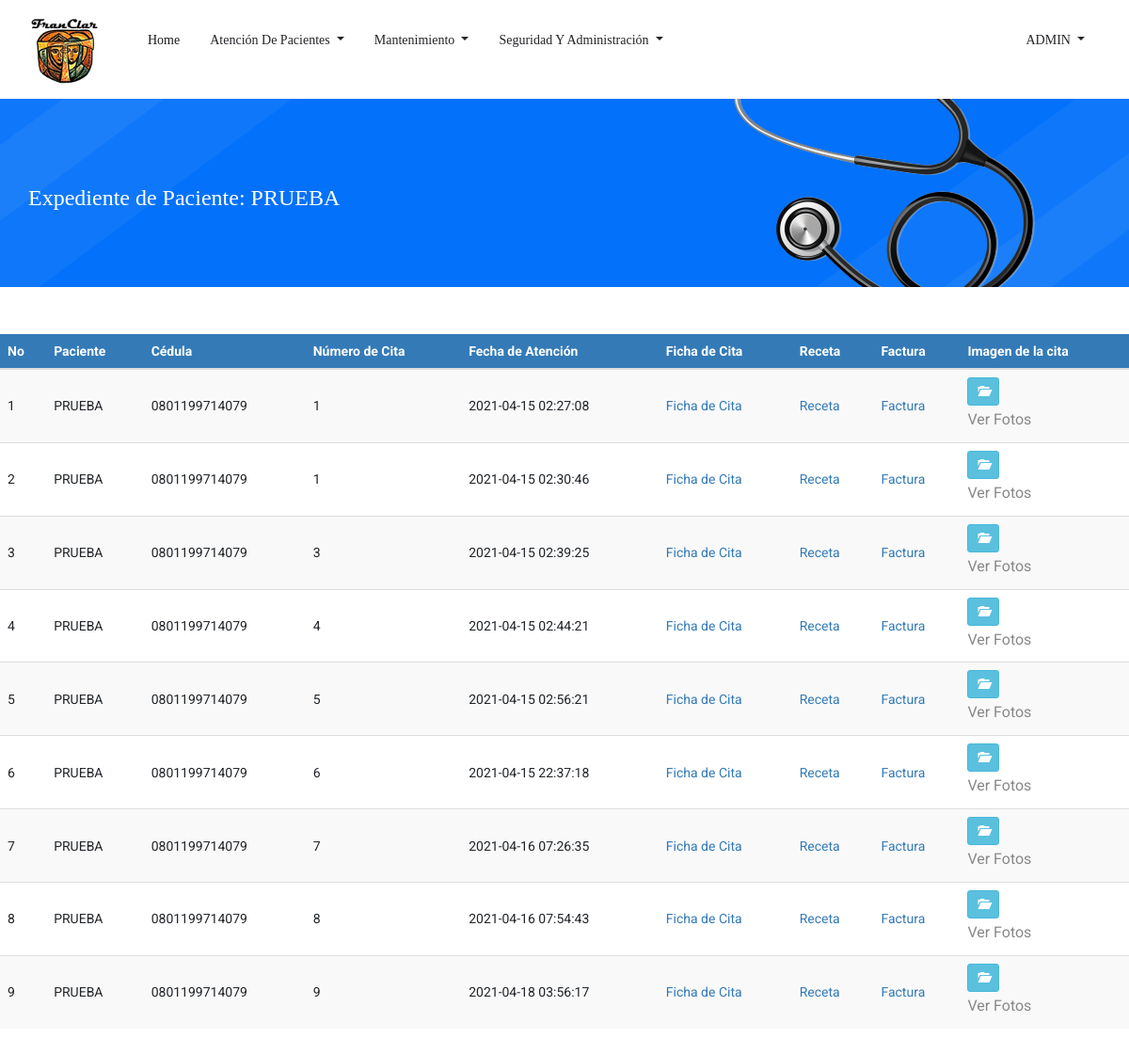
Before: /ver_expediente.php?nik=1 (signed in) with the older database file.
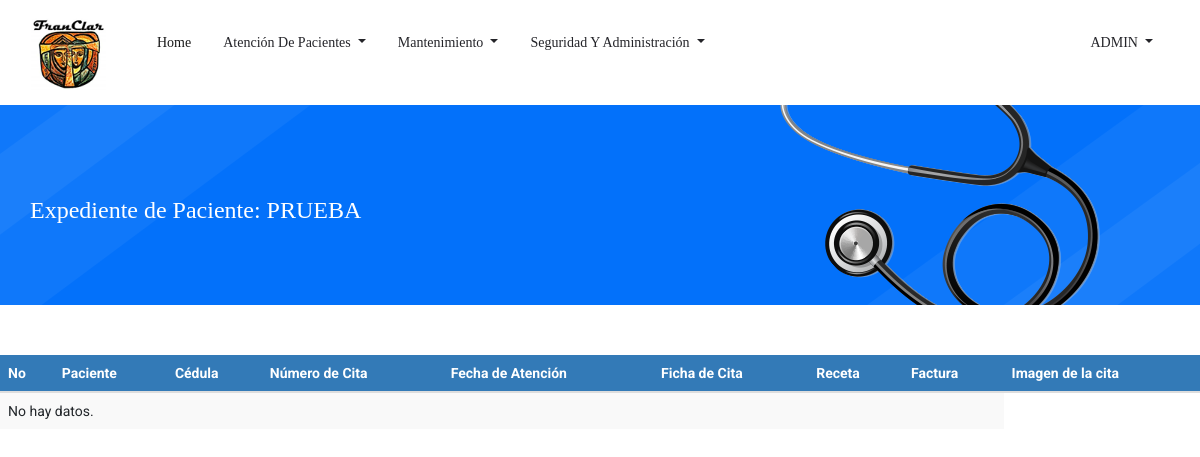
After: the same page with the newer database file.
### tables this page shows
CREATE TABLE `tbl_expediente` (
  `ID_expediente` bigint(3) NOT NULL,
  `ID_paciente` int(3) NOT NULL,
  `ID_Cita` bigint(3) NOT NULL,
  `Fec_atencion` timestamp NOT NULL DEFAULT current_timestamp(),
  `imagen` mediumblob DEFAULT NULL,
  `tipo_imagen` varchar(50) NOT NULL,
  `Usuario_crea` bigint(3) DEFAULT NULL,
  `Fec_crea` date DEFAULT NULL,
  `Usuario_modif` bigint(3) DEFAULT NULL,
  `Fec_modif` date DEFAULT NULL
);

CREATE TABLE `tbl_pacientes` (
  `ID_Paciente` int(3) NOT NULL,
  `ID_tipo_documento` int(11) NOT NULL,
  `cedula` varchar(20) NOT NULL,
  `ID_Sexo` int(1) NOT NULL,
  `ID_Est_Civil` int(3) NOT NULL,
  `ID_Tipo_Sangre` int(3) NOT NULL,
  `ID_Religion` int(3) NOT NULL,
  `Nom_Paciente` varchar(255) NOT NULL,
  `Fec_Nacimiento` date NOT NULL,
  `Edad` int(3) NOT NULL,
  `Dir_Paciente` varchar(255) NOT NULL,
  `Tel_Paciente` int(8) NOT NULL,
  `Cel_Paciente` int(8) NOT NULL,
  `Email` varchar(50) NOT NULL,
  `Contacto_Emergencia` varchar(40) NOT NULL,
  `ID_Parentesco` int(3) NOT NULL,
  `Tel_Emergencia` int(8) NOT NULL,
  `Cel_Emergencia` int(8) NOT NULL,
  `Antecedentes_Personales` varchar(500) DEFAULT NULL,
  `Antecedentes_Hospitalarios` varchar(500) DEFAULT NULL,
  `Antecedentes_Alergicos` varchar(500) DEFAULT NULL,
  `Antecedentes_Familiares` varchar(500) DEFAULT NULL,
  `Habitos` varchar(500) DEFAULT NULL,
  `Usuario_crea` bigint(3) DEFAULT NULL,
  `Fec_crea` date DEFAULT NULL,
  `Usuario_modif` bigint(3) DEFAULT NULL,
  `Fec_modif` date DEFAULT NULL
);

CREATE TABLE `tbl_citas` (
  `ID_Cita` bigint(3) NOT NULL,
  `ID_Paciente` int(3) NOT NULL,
  `ID_Usuario` bigint(3) NOT NULL,
  `ID_Empleado` int(3) NOT NULL,
  `ID_Especialidad` int(3) NOT NULL,
  `ID_Estado` int(3) NOT NULL,
  `Fec_Creacion` timestamp NOT NULL DEFAULT current_timestamp(),
  `Fec_Atencion` date NOT NULL,
  `Hora_Atencion` time NOT NULL,
  `Precio` int(5) NOT NULL,
  `Usuario_crea` bigint(3) DEFAULT NULL,
  `Fec_crea` date DEFAULT NULL,
  `Usuario_modif` bigint(3) DEFAULT NULL,
  `Fec_modif` date DEFAULT NULL
);

### ver_expediente.php (the view, shortened to what this page needs)
<!doctype html>
<html lang="es">
<?php
include 'head.php'
?>
<body>
    <?php
    include 'header.php';
    ?>
	<?php
	$nik = mysqli_real_escape_string($con,(strip_tags($_GET["nik"],ENT_QUOTES)));
	$sql = mysqli_query($con, "SELECT tbl_expediente.ID_expediente,
	tbl_pacientes.Nom_Paciente,
	tbl_pacientes.cedula,
	tbl_citas.ID_Cita,
	tbl_expediente.Fec_atencion FROM tbl_expediente
	INNER JOIN tbl_pacientes on tbl_expediente.ID_Paciente = tbl_pacientes.ID_Paciente
	INNER JOIN tbl_citas on tbl_expediente.ID_Cita = tbl_citas.ID_Cita WHERE tbl_expediente.ID_paciente='$nik'");
	$sql2 = mysqli_query($con, "SELECT * FROM tbl_pacientes WHERE ID_Paciente='$nik'");
	$row2 = mysqli_fetch_assoc($sql2);
	?>
    <section class="breadcrumb_part breadcrumb_bg">
        <div class="container">
            <div class="row">
                <div class="col-lg-12">
                    <div class="breadcrumb_iner">
                        <div class="breadcrumb_iner_item">
                            <?php echo '<h3 style="color: #ffff;" >Expediente de Paciente: '.$row2['Nom_Paciente'].'</h3>';  ?>
                        </div>
                    </div>
                </div>
            </div>
        </div>
    </section>
	<br>
	<br>
   <div class="table-responsive">
			<table id="datatableUsuarios" class="table table-striped table-hover" cellspacing="0" width="100%">
            	<thead>
				<tr>
					<th>No</th>
					<th>Paciente</th>
					<th>Cédula</th>
					<th>Número de Cita</th>
					<th>Fecha de Atención</th>
                    <th>Ficha de Cita</th>
					<th>Receta</th>
					<th>Factura</th>
                    <th>Imagen de la cita</th>
				</tr>
				</thead>
				<tbody>
				<?php
				if(mysqli_num_rows($sql) == 0){
					echo '<tr><td colspan="8">No hay datos.</td></tr>';
				}else{
					while($row = mysqli_fetch_assoc($sql)){
					?>
						<tr>
							<td><?php echo $row['ID_expediente']; ?></td>
							<td><?php echo $row['Nom_Paciente']; ?></td>
							<td><?php echo $row['cedula']; ?></td>
							<td><?php echo $row['ID_Cita']; ?></td>
							<td><?php echo $row['Fec_atencion']; ?></td>
							<td><a href="Expedientes/ficha<?php echo $row['Nom_Paciente'].$row['ID_Cita']; ?>.pdf" target="_blank">Ficha de Cita</a></td>
							<td><a href="Expedientes/receta<?php echo $row['Nom_Paciente'].$row['ID_Cita']; ?>.pdf" target="_blank">Receta</a></td>
							<td><a href="Expedientes/factura<?php echo $row['Nom_Paciente'].$row['ID_Cita']; ?>.pdf" target="_blank">Factura</a></td>
							<td>
								<?php echo '<a target="_blank" href="ver_imagen_exp.php?nik='.$row['ID_Cita'].'" title="Ver Imagen" class="btn btn-info btn-sm"><span class="glyphicon glyphicon-folder-open" aria-hidden="true"></span></a>'; ?>
								<p>Ver Fotos</p>
							</td>
						</tr>
						<?php
						}
					}
					?>
			</table>
		 </div>
		 <br><br><br><br>
</body>
</html>

Changed rows visible on the page:
removed tbl_expediente: ID_expediente "1", ID_paciente.Nom_Paciente "PRUEBA", ID_paciente.cedula "0801199714079", ID_Cita.ID_Cita "1", Fec_atencion "2021-04-15 02:27:08"
removed tbl_expediente: ID_expediente "2", ID_paciente.Nom_Paciente "PRUEBA", ID_paciente.cedula "0801199714079", ID_Cita.ID_Cita "1", Fec_atencion "2021-04-15 02:30:46"
removed tbl_expediente: ID_expediente "3", ID_paciente.Nom_Paciente "PRUEBA", ID_paciente.cedula "0801199714079", ID_Cita.ID_Cita "3", Fec_atencion "2021-04-15 02:39:25"
removed tbl_expediente: ID_expediente "4", ID_paciente.Nom_Paciente "PRUEBA", ID_paciente.cedula "0801199714079", ID_Cita.ID_Cita "4", Fec_atencion "2021-04-15 02:44:21"
removed tbl_expediente: ID_expediente "5", ID_paciente.Nom_Paciente "PRUEBA", ID_paciente.cedula "0801199714079", ID_Cita.ID_Cita "5", Fec_atencion "2021-04-15 02:56:21"
removed tbl_expediente: ID_expediente "6", ID_paciente.Nom_Paciente "PRUEBA", ID_paciente.cedula "0801199714079", ID_Cita.ID_Cita "6", Fec_atencion "2021-04-15 22:37:18"
removed tbl_expediente: ID_expediente "7", ID_paciente.Nom_Paciente "PRUEBA", ID_paciente.cedula "0801199714079", ID_Cita.ID_Cita "7", Fec_atencion "2021-04-16 07:26:35"
removed tbl_expediente: ID_expediente "8", ID_paciente.Nom_Paciente "PRUEBA", ID_paciente.cedula "0801199714079", ID_Cita.ID_Cita "8", Fec_atencion "2021-04-16 07:54:43"
removed tbl_expediente: ID_expediente "9", ID_paciente.Nom_Paciente "PRUEBA", ID_paciente.cedula "0801199714079", ID_Cita.ID_Cita "9", Fec_atencion "2021-04-18 03:56:17"
Other visible differences:
text now shown: "No hay datos."
